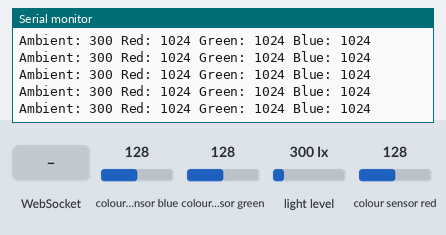
The sketch below on a simulated ESP8266 (NodeMCU). On the bench: the last lines printed to the serial monitor. The test bench sets the inputs (shaded band); at power-on: colour sensor blue 128, colour sensor green 128, light level 300 lx, colour sensor red 128. WiFi joins after 1.5 s; servers stay silent unless stated.

Above: at 3.2 s.
3.3 s: colour sensor blue set to 64
At 3.32 s:
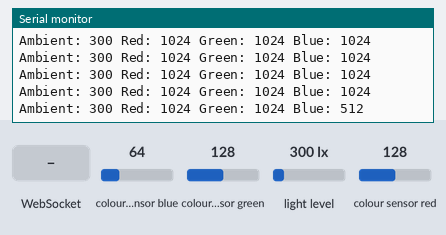
6.3 s: WebSocket text "1" received
7.8 s: colour sensor green set to 5
At 7.84 s:
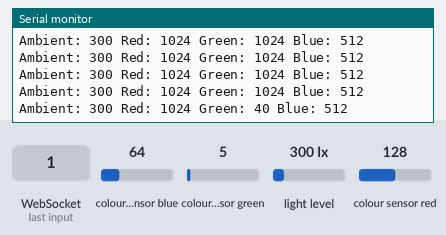
10.8 s: light level set to 1000 lx
At 10.82 s:
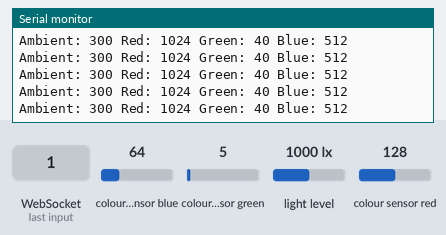
13.8 s: colour sensor red set to 5
At 13.81 s:
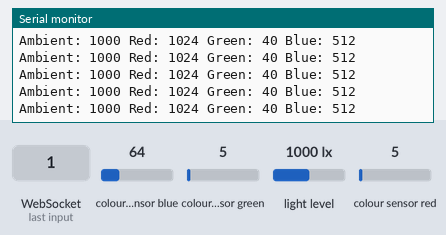
16.8 s: colour sensor blue set to 5
At 16.81 s:
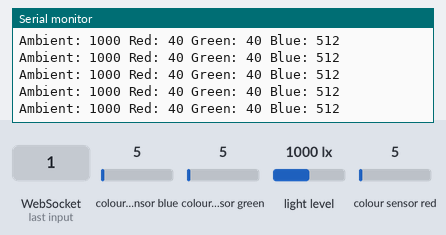
Timing chart, 0 to 19.8 s (numbered marks = the images above; inputs shaded):
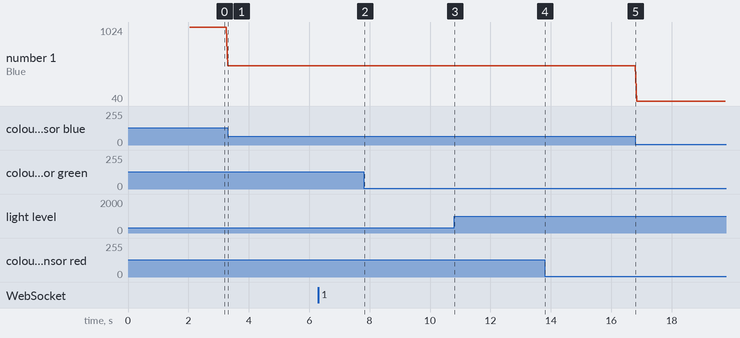

Measured:
- after the input at 3.3 s, the serial monitor: prints a new line at once (image 1)
- after the input at 7.8 s, the serial monitor: prints a new line at once (image 2)
- plotted number 1: 1024 → 512 after the input at 3.3 s

The sketch:

drumsticks.ino
```cpp
// (licence header left out)
#include <Wire.h>
#include <SparkFun_APDS9960.h>
#include <Arduino.h>
#include <ESP8266WiFi.h>
#include <WebSocketsServer.h>
#include <Hash.h>

SparkFun_APDS9960 apds = SparkFun_APDS9960();
WebSocketsServer webSocket = WebSocketsServer(81);

uint16_t ambient_light = 0;
uint16_t red_light = 0;
uint16_t green_light = 0;
uint16_t blue_light = 0;
boolean clientConnected;


typedef struct {
  volatile uint16_t ambient;
  volatile uint16_t red;
  volatile uint16_t green;
  volatile uint16_t blue;
} DataPacket;

void webSocketEvent(uint8_t num, WStype_t type, uint8_t * payload, size_t lenght) {
  switch (type) {
    case WStype_DISCONNECTED:
      {
        clientConnected = false;
        Serial.println(F("Disconnected"));
      }
      break;
    case WStype_CONNECTED:
      {
        clientConnected = true;
        Serial.println(F("Connected"));
        webSocket.sendTXT(num, "Connected");
      }
      break;
  }
}

void setup() {
  Serial.begin(9600);
  Serial.println();
  Serial.println(F("--------------------------------"));
  Serial.println(F("APDS-9960 - ColorSensor"));
  Serial.println(F("--------------------------------"));

  WiFi.begin("}RooT{", "123456789");

  while (WiFi.status() != WL_CONNECTED) {
    delay(100);
  }
  Serial.println(WiFi.localIP());
  webSocket.begin();
  webSocket.onEvent(webSocketEvent);

  if ( apds.init() ) {
    Serial.println(F("APDS-9960 initialization complete"));
  } else {
    Serial.println(F("Something went wrong during APDS-9960 init!"));
  }
  if ( apds.enableLightSensor(false) ) {
    Serial.println(F("Light sensor is now running"));
  } else {
    Serial.println(F("Something went wrong during light sensor init!"));
  }
  delay(500);
}

void loop() {

  // Read the light levels (ambient, red, green, blue)
  if (  !apds.readAmbientLight(ambient_light) ||
        !apds.readRedLight(red_light) ||
        !apds.readGreenLight(green_light) ||
        !apds.readBlueLight(blue_light) ) {
    Serial.println("Error reading light values");
  } else {
    if (clientConnected) {
      DataPacket dataPackage;
      dataPackage.ambient = ambient_light;
      dataPackage.red = red_light;
      dataPackage.green = green_light;
      dataPackage.blue = blue_light;
      webSocket.sendBIN(0, (const uint8_t *) &dataPackage, sizeof(dataPackage));
    }
    Serial.print("Ambient: ");
    Serial.print(ambient_light);
    Serial.print(" Red: ");
    Serial.print(red_light);
    Serial.print(" Green: ");
    Serial.print(green_light);
    Serial.print(" Blue: ");
    Serial.println(blue_light);
  }
  webSocket.loop();
}
```
